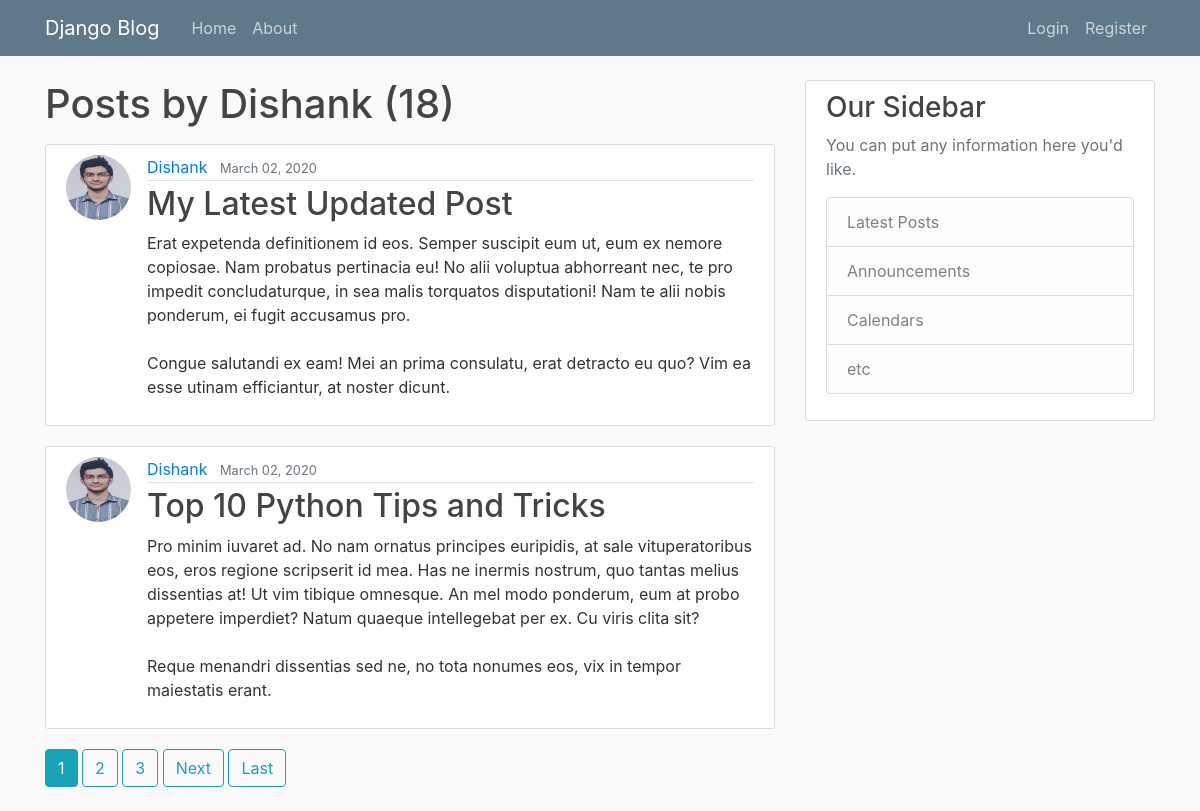
The app's page /user/Dishank with its own data.
### blog/models.py (models this page shows, shortened)
class Posts(models.Model):
    title = models.CharField(max_length=100)
    content = models.TextField()
    date_posted = models.DateTimeField(default=timezone.now)
    author = models.ForeignKey(User, on_delete=models.CASCADE)

### users/models.py (models this page shows, shortened)
class Profile(models.Model):
    user = models.OneToOneField(User, on_delete=models.CASCADE)
    image = models.ImageField(default='default.jpg', upload_to='profile_pics')

### blog/views.py (the view)
# urls.py: path('user/<str:username>',UserPostListView.as_view(),name='user-post'),
class UserPostListView(ListView):
    model = Posts
    paginate_by=2
    context_object_name = 'posts'
    template_name = 'blog/user_posts.html'
    def get_queryset(self):
        user = get_object_or_404(User, username=self.kwargs.get('username'))
        return Posts.objects.filter(author=user).order_by('-date_posted')

### blog/templates/blog/user_posts.html (shortened to what this page needs)
{% extends 'blog/base.html' %}
{% block content %}
    <h1 class="mb-3">Posts by {{ view.kwargs.username }} ({{ page_obj.paginator.count }})</h1>
    {% for post in posts %}
        <article class="media content-section">
            <img src="{{ post.author.profile.image.url }}" class="rounded-circle article-img" alt="">
            <div class="media-body">
                <div class="article-metadata">
                    <a class="mr-2" href="{% url 'user-post' post.author.username %}">{{ post.author }}</a>
                    <small class="text-muted">{{ post.date_posted|date:"F d, Y" }}</small>
                </div>
                <h2><a class="article-title" href="{% url 'post-detail' post.id %}">{{ post.title }}</a></h2>
                <p class="article-content">{{ post.content }}</p>
            </div>
        </article>
    {% endfor %}
    {% if is_paginated %}
        {% for num in page_obj.paginator.page_range %}
            {% if num == page_obj.number %}
                <a class="btn btn-info mb-4" href="?page={{ num }}">{{ num }}</a>
            {% elif num < page_obj.number|add:'3' and num > page_obj.number|add:'-3'%}
            <a class="btn btn-outline-info mb-4" href="?page={{ num }}">{{ num }}</a>
            {% endif %}
        {% endfor %}
        {% if page_obj.has_next %}
            <a class="btn btn-outline-info mb-4" href="?page={{ page_obj.next_page_number }}">Next</a>
            <a class="btn btn-outline-info mb-4" href="?page={{ page_obj.paginator.num_pages }}">Last</a>
        {% endif %}
    {% endif %}
{% endblock content %}

### blog/static/blog/main.css (style rules this page uses)
body { background: #fafafa; color: #333333; margin-top: 5rem; }
h1, h2, h3, h4, h5, h6 { color: #444444; }
.content-section { background: #ffffff; padding: 10px 20px; border: 1px solid #dddddd; border-radius: 3px; margin-bottom: 20px; }
.article-title { color: #444444; }
.article-content { white-space: pre-line; }
.article-img { height: 65px; width: 65px; margin-right: 16px; }
.article-metadata { padding-bottom: 1px; margin-bottom: 4px; border-bottom: 1px solid #e3e3e3 }

### records on screen
Posts: author.profile.image (picture), author "Dishank", date_posted "March 02, 2020", title "My Latest Updated Post", content "Erat expetenda definitionem id eos. Semper suscipit eum ut, eum ex nemore copiosae. Nam probatus pertinacia eu! No alii voluptua abhorreant nec, te pro impedit concludaturque, in sea malis torquatos disputationi! Nam te alii nobis ponderum, ei fugit accusamus pro. Congue salutandi ex eam! Mei an prima consulatu, erat detracto eu quo? Vim ea esse utinam efficiantur, at noster dicunt."
Posts: author.profile.image (picture), author "Dishank", date_posted "March 02, 2020", title "Top 10 Python Tips and Tricks", content "Pro minim iuvaret ad. No nam ornatus principes euripidis, at sale vituperatoribus eos, eros regione scripserit id mea. Has ne inermis nostrum, quo tantas melius dissentias at! Ut vim tibique omnesque. An mel modo ponderum, eum at probo appetere imperdiet? Natum quaeque intellegebat per ex. Cu viris clita sit? Reque menandri dissentias sed ne, no tota nonumes eos, vix in tempor maiestatis erant."

### other values on screen
{{ view.kwargs.username }} "Dishank"
{{ page_obj.paginator.count }} "18"
{{ num }} "1"
{{ num }} "2" "3"
